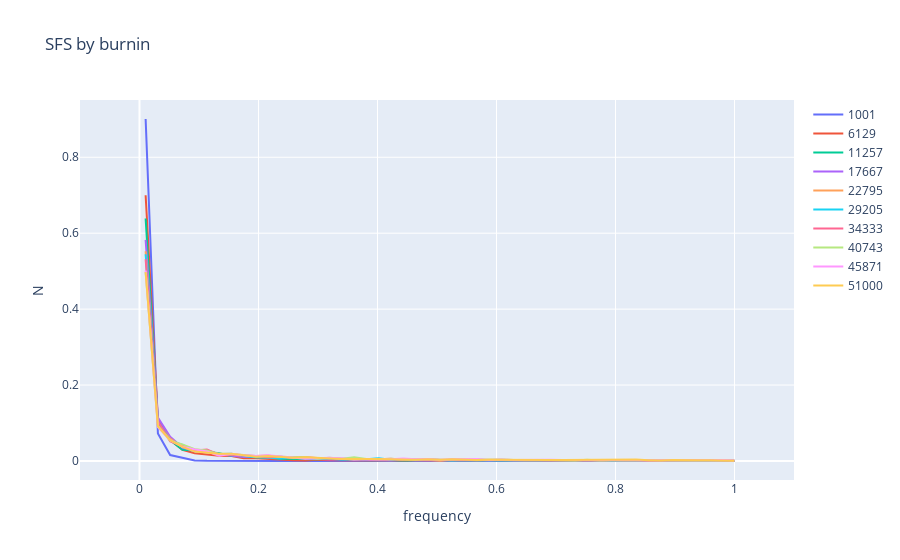

This figure's notebook cell:
### Code cell
available= list(data.keys())
times_dict= {
    sim_t: int(data[sim_t]['args']['evt']) for sim_t in available
}

sorted_avail= sorted(times_dict,key= times_dict.get,reverse= False)

Nplot= 10
plot_whom= np.linspace(0,len(available)-1,Nplot,dtype=int)

n_bins= np.linspace(0,1.01,50)
pop= 'pop0'

fig= []

for sim_idx in plot_whom:
    sim_t= sorted_avail[sim_idx]
    gen_time= data[sim_t]['args']['evt']
    freqs= data[sim_t]['freqs'][pop]
    N= len(freqs)
    
    bin_middle= [(n_bins[x] + n_bins[x-1]) / 2 for x in range(1,len(n_bins))]

    bin_count= [[x for x in freqs if x >= n_bins[z-1] and x < n_bins[z]] for z in range(1,len(n_bins))]
    bin_count= [len(x) / N for x in bin_count]

    fig_sim= go.Scatter(
        x= bin_middle,
        y= bin_count,
        name= str(int(gen_time) + 1000)
    )
    
    fig.append(fig_sim)

layout= go.Layout(
    xaxis= dict(
        range= [-0.1,1.1],
        title= 'frequency'
    ),
    yaxis= dict(
        title= 'N'
    ),
    title= 'SFS by burnin'
)
Figure= go.Figure(data=fig,layout=layout)

iplot(Figure)
